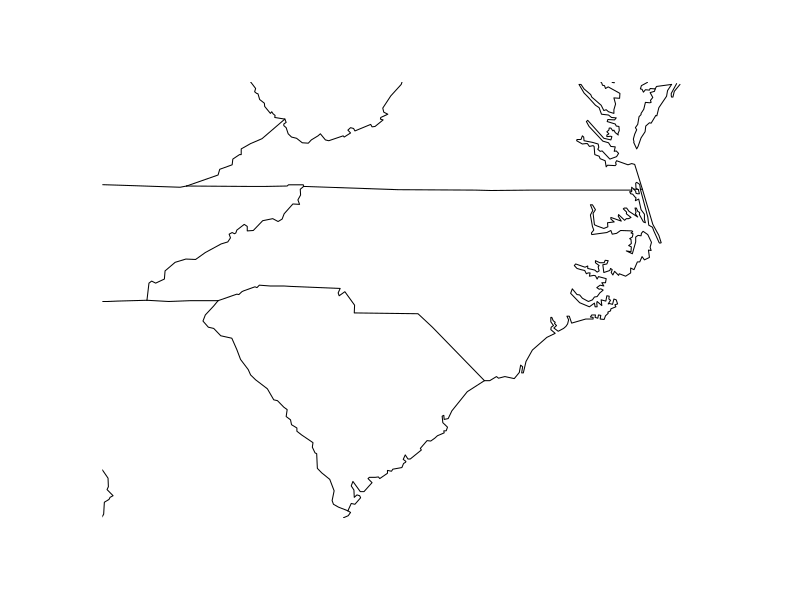

The R source for this figure: (Note: this script raises an error after producing the figure.)
library(maps)

map('state', xlim=c(-85,-75), ylim=c(32,38))
points(sites[Code%in%c('ChR', 'Dk2', 'NC2'),
             .(Longitude, Latitude)], pch=19, cex=2)
mtext('Flux sites locations', font=2, cex=2, line = 2)

par(mfrow=c(2,2))
boxplot(data.frame(ChR=samples$Aconv[1,,],
                   Dk2=samples$Aconv[2,,],
                   Dk3=samples$Aconv[3,,],
                   NC2=samples$Aconv[4,,]), 
        ylim = c(0,1),
        outline = F)
mtext('Aconv', font=2, cex=1.5)

boxplot(data.frame(ChR=samples$Cconv[1,,],
                   Dk2=samples$Cconv[2,,],
                   Dk3=samples$Cconv[3,,],
                   NC2=samples$Cconv[4,,]), 
         ylim = c(10,25),
        outline = F)
mtext('Cconv', font=2, cex=1.5)




boxplot(data.frame(ChR=samples$eSur[1,,],
                   Dk2=samples$eSur[2,,],
                   Dk3=samples$eSur[3,,],
                   NC2=samples$eSur[4,,]), 
        ylim = c(0.9,1),
        outline = F)
mtext('eSur', font=2, cex=1.5)


boxplot(data.frame(ChR=samples$eSky[1,,],
                   Dk2=samples$eSky[2,,],
                   Dk3=samples$eSky[3,,],
                   NC2=samples$eSky[4,,]), 
        ylim = c(0.6,.9),
        outline = F)
mtext('eSky', font=2, cex=1.5)



par(mfrow=c(2,2))

boxplot(data.frame(ChR=-samples$H[1,,],
                   Dk2=-samples$H[2,,],
                   Dk3=-samples$H[3,,],
                   NC2=-samples$H[4,,]), 
        ylim = c(0,500),
        outline = F)
mtext('Sensible heat (W/m2)', font=2, cex=1.5)


boxplot(data.frame(ChR=-samples$LE[1,,],
                   Dk2=-samples$LE[2,,],
                   Dk3=-samples$LE[3,,],
                   NC2=-samples$LE[4,,]), 
        ylim = c(0,500),
        outline = F)
mtext('Latent heat (W/m2)', font=2, cex=1.5)


boxplot(data.frame(ChR=samples$THi[1,,],
                   Dk2=samples$THi[2,,],
                   Dk3=samples$THi[3,,],
                   NC2=samples$THi[4,,]), 
        ylim = c(0,500),
        outline = F)
mtext('Incoming thermal (W/m2)', font=2, cex=1.5)

boxplot(data.frame(ChR=-samples$THo[1,,],
                   Dk2=-samples$THo[2,,],
                   Dk3=-samples$THo[3,,],
                   NC2=-samples$THo[4,,]), 
        ylim = c(0,500),
        outline = F)
mtext('Outgoing thermal (W/m2)', font=2, cex=1.5)




boxplot(samplesOut[c("Aconv","Cconv", "abs", "eSky","eSur","sigma")])






### out of sample
Dk3 <- ameriLST[Site=='Dk3']

pred <- apply(predictET(Dk3, samplesOut), 2, mean)
obs <- Dk3$ET


Dk3[,plot(Year+DOY/365, ET, type = 'l', lty=2)]
Dk3[,lines(Year+DOY/365, pred, col='darkgreen', lwd=2)]




plotObsPred(obs, pred, breaks = 0:16, 
            xlab = 'Observed ET (mm/day)',
            ylab = 'Predicted ET (mm/day)',
            ylim = c(0,16), xlim=c(0,16))
mtext('out-of-sample (Duke pine forest)', font = 2, cex=1.7, line = 1)
abline(0,1,col='red')
mtext(paste0('R²=',signif(cor(obs, pred)^2,2)),
      adj = 0.1, line = -2, font=2, cex=1.7)

lm(pred~obs-1)


samples[c("Aconv","Cconv", "abs", "eSky","eSur","sigma")]

pred <- apply(samples$ETpred, 1, mean)
obs <- apply(samples$ETobs, 1, mean)

#ETpred <- predictET(df, samples)

plotObsPred(obs, pred, breaks = 0:16, 
            xlab = 'Observed ET (mm/day)',
            ylab = 'Predicted ET (mm/day)',
            ylim = c(0,16), xlim=c(0,16))
mtext('in-sample predicitons for all sites', font = 2, cex=1.7, line = 1)
abline(0,1,col='red')
mtext(paste0('R²=',signif(cor(obs, pred)^2,2)),
      adj = 0.1, line = -2, font=2, cex=1.7)

lm(pred~obs-1)


print(signif(sapply(samples, mean),2))
samples[c('abs',
          'eSur',
          'eSky',
          'Cconv',
          'Aconv',
          'sigma')]


samples[c("Aconv","Cconv", "abs", "eSky","eSur","sigma")]

pred <- apply(samples$ETpred, 1, mean)
obs <- apply(samples$ETobs, 1, mean)

#ETpred <- predictET(df, samples)

plotObsPred(obs, pred, nbin = 15)
abline(0,1,col='red')
lm(pred~obs-1)
print(cor(obs, pred))
